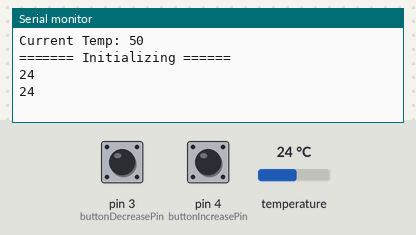
A sketch run on a simulated Arduino Uno, built with avr-gcc and run on an emulated ATmega328P. On the bench: the last lines printed to the serial monitor. Inputs (shaded band) come from the test bench; at power-on: pin 3 (buttonDecreasePin) LOW, pin 4 (buttonIncreasePin) LOW, temperature 24 °C.

Above: at 2.3 s.
2.4 s: pin 3 (buttonDecreasePin) pulled HIGH for 0.95 s
At 3.9 s:
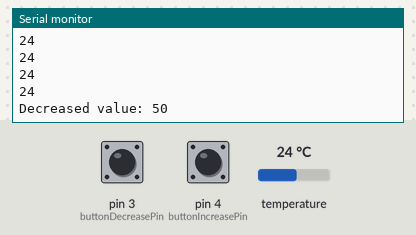
4.8 s: pin 4 (buttonIncreasePin) pulled HIGH for 0.95 s
At 5.6 s:
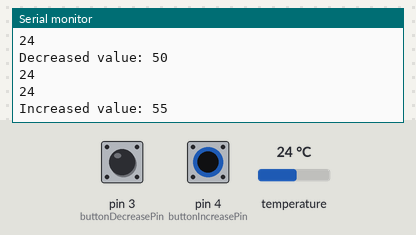
7.2 s: temperature set to 12 °C
At 7.8 s:
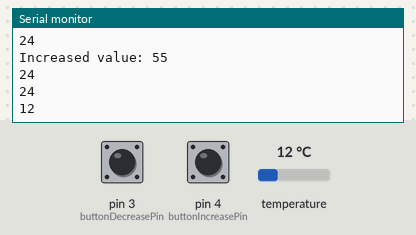
8.7 s: temperature set to 19 °C
At 9.4 s:
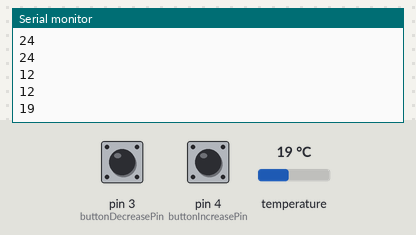
10.2 s: pin 4 (buttonIncreasePin) pulled HIGH for 0.95 s
At 11.1 s:
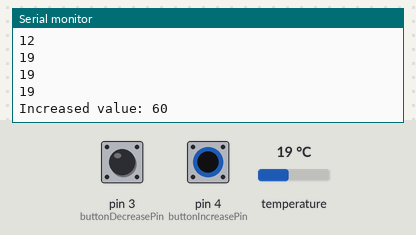
12.6 s: pin 3 (buttonDecreasePin) pulled HIGH for 0.95 s
At 13.6 s:
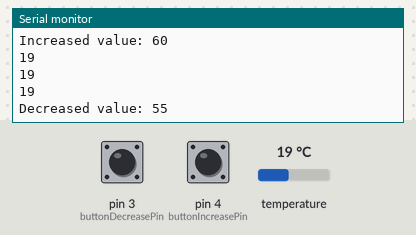
Timing chart, 0 to 15.6 s (numbered marks = the images above; inputs shaded):
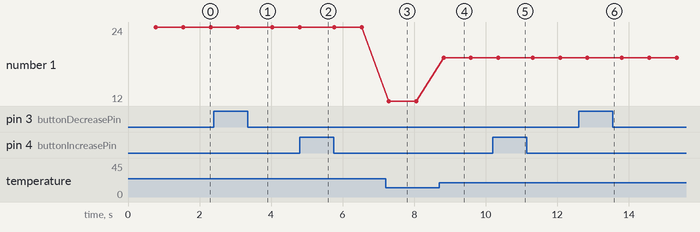

The sketch:

SensorwithBTN.ino
```cpp
// Pin Definitions
const int buttonIncreasePin = 4;
const int buttonDecreasePin = 3;

// Global Variables
int value = 50;                 // Current value
const int limitValueUp = 100;   // Desired limit value
const int limitValueDown = 50;  // Desired limit value

//Sensor Setup
#include <OneWire.h>
#include <DallasTemperature.h>
#define ONE_WIRE_BUS 5

// Setup a oneWire instance to communicate with any OneWire devices (not just Maxim/Dallas temperature ICs)
OneWire oneWire(ONE_WIRE_BUS);

// Pass our oneWire reference to Dallas Temperature.
DallasTemperature sensors(&oneWire);

void setup() {
  // Initialize Serial Monitor
  Serial.begin(9600);
  sensors.begin();

  // Set pin modes for buttons
  pinMode(buttonIncreasePin, INPUT);
  pinMode(buttonDecreasePin, INPUT);

  Serial.print("Current Temp: ");
  Serial.println(value);
  Serial.println("======= Initializing ======");
}

void loop() {
  // Check if the increase button is pressed
  if (digitalRead(buttonIncreasePin) == HIGH) {
    increaseValue();
    delay(200);  // Debounce delay
  }

  // Check if the decrease button is pressed
  if (digitalRead(buttonDecreasePin) == HIGH) {
    decreaseValue();
    delay(200);  // Debounce delay
  }

  getData();
}

void increaseValue() {
  value += 5;
  if (value > limitValueUp) {
    value = limitValueUp;  // Set the value to the limit
  }
  Serial.println("Increased value: " + String(value));
}

void decreaseValue() {
  value -= 5;
  if (value < limitValueDown) {
    value = limitValueDown;  // Set the value to the limit
  }
  Serial.println("Decreased value: " + String(value));
}

void getData() {
  sensors.requestTemperatures();  // Send the command to get temperatures
  // After we got the temperatures, we can print them here.
  // We use the function ByIndex, and as an example get the temperature from the first sensor only.
  int tempC = sensors.getTempCByIndex(0);
  Serial.println(tempC);
}
```

Measured:
- after the input at 2.4 s, the serial monitor: prints a new line after 0.68 s (image 1)
- after the input at 4.8 s, the serial monitor: prints a new line at once (image 2)
- after the input at 7.2 s, the serial monitor: prints a new line after 0.10 s (image 3)
- after the input at 8.7 s, the serial monitor: prints a new line after 0.12 s (image 4)
- after the input at 10.2 s, the serial monitor: prints a new line after 0.16 s (image 5)
- after the input at 12.6 s, the serial monitor: prints a new line after 0.25 s (image 6)
- plotted number 1: 24 → 12 after the input at 7.2 s, 12 → 19 after the input at 8.7 s
